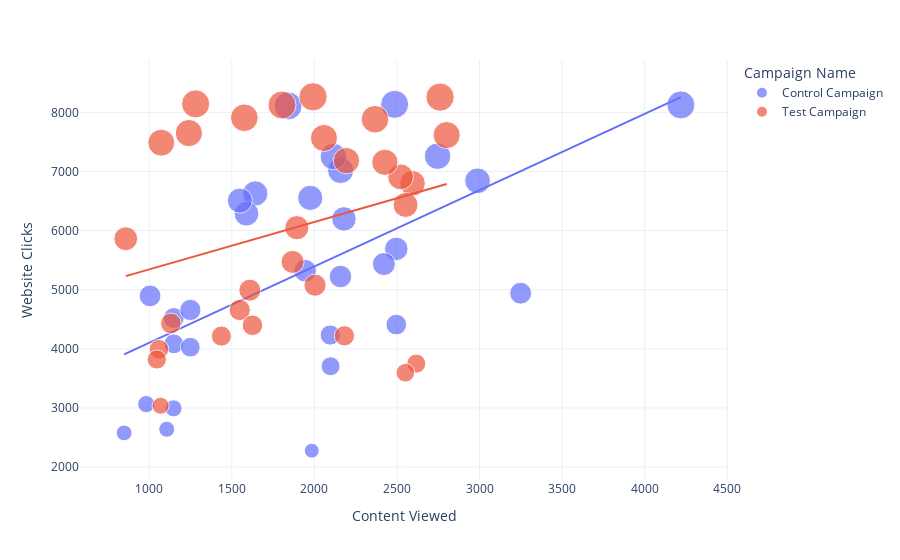

Write notebook code for a chart like this one.
### Code cell
figure = px.scatter(
    data_frame= ab_data,
    x = "Content Viewed",
    y = "Website Clicks",
    size = "Website Clicks",
    color = "Campaign Name",
    trendline="ols"
)

figure.show()

### Figure 1 — Plotly figure (JSON) as saved in the notebook; plotly's stock layout.template omitted (floating-point values rounded to 4 significant figures)
{"data": [{"hovertemplate": "Campaign Name=Control Campaign<br>Content Viewed=%{x}<br>Website Clicks=%{marker.size}<extra></extra>", "legendgroup": "Control Campaign", "marker": {"color": "#636efa", "size": [7016, 2277, 8137, 2993, 6554, 4521, 4896, 5224, 6628, 7253, 3706, 8110, 2578, 5691, 6843, 4410, 4085, 4234, 5435, 4941, 6287, 8127, 6508, 4658, 3065, 5321, 4028, 2640, 7260, 6198], "sizemode": "area", "sizeref": 20.66, "symbol": "circle"}, "mode": "markers", "name": "Control Campaign", "orientation": "v", "showlegend": true, "type": "scatter", "x": [2159, 1984, 2486, 1147, 1975, 1149, 1005, 2158, 1642, 2115, 2098, 1841, 848, 2496, 2988, 2496, 1149, 2096, 2421, 3249, 1589, 4219, 1549, 1249, 982, 1944, 1249, 1106, 2746, 2179], "xaxis": "x", "y": [7016, 2277, 8137, 2993, 6554, 4521, 4896, 5224, 6628, 7253, 3706, 8110, 2578, 5691, 6843, 4410, 4085, 4234, 5435, 4941, 6287, 8127, 6508, 4658, 3065, 5321, 4028, 2640, 7260, 6198], "yaxis": "y"}, {"hovertemplate": "<b>OLS trendline</b><br>Website Clicks = 1.29125 * Content Viewed + 2810.86<br>R<sup>2</sup>=0.326398<br><br>Campaign Name=Control Campaign<br>Content Viewed=%{x}<br>Website Clicks=%{y} <b>(trend)</b><extra></extra>", "legendgroup": "Control Campaign", "marker": {"color": "#636efa", "symbol": "circle"}, "mode": "lines", "name": "Control Campaign", "showlegend": false, "type": "scatter", "x": [848, 982, 1005, 1106, 1147, 1149, 1149, 1249, 1249, 1549, 1589, 1642, 1841, 1944, 1975, 1984, 2096, 2098, 2115, 2158, 2159, 2179, 2421, 2486, 2496, 2496, 2746, 2988, 3249, 4219], "xaxis": "x", "y": [3906.0, 4079.0, 4109.0, 4239.0, 4292.0, 4295.0, 4295.0, 4424.0, 4424.0, 4811.0, 4863.0, 4931.0, 5188.0, 5321.0, 5361.0, 5373.0, 5517.0, 5520.0, 5542.0, 5597.0, 5599.0, 5625.0, 5937.0, 6021.0, 6034.0, 6034.0, 6357.0, 6669.0, 7006.0, 8259.0], "yaxis": "y"}, {"hovertemplate": "Campaign Name=Test Campaign<br>Content Viewed=%{x}<br>Website Clicks=%{marker.size}<extra></extra>", "legendgroup": "Test Campaign", "marker": {"color": "#EF553B", "size": [3038, 8125, 3750, 8264, 7568, 3993, 4993, 6800, 7910, 6909, 7617, 4657, 6050, 5471, 4431, 5077, 7156, 3596, 3820, 6435, 8144, 7651, 7885, 4399, 4216, 5863, 7488, 4221, 7184, 8259], "sizemode": "area", "sizeref": 20.66, "symbol": "circle"}, "mode": "markers", "name": "Test Campaign", "orientation": "v", "showlegend": true, "type": "scatter", "x": [1069, 1804, 2617, 1992, 2058, 1059, 1609, 2594, 1576, 2522, 2801, 1548, 1894, 1868, 1131, 2004, 2427, 2551, 1046, 2552, 1281, 1240, 2367, 1625, 1437, 858, 1073, 2182, 2194, 2761], "xaxis": "x", "y": [3038, 8125, 3750, 8264, 7568, 3993, 4993, 6800, 7910, 6909, 7617, 4657, 6050, 5471, 4431, 5077, 7156, 3596, 3820, 6435, 8144, 7651, 7885, 4399, 4216, 5863, 7488, 4221, 7184, 8259], "yaxis": "y"}, {"hovertemplate": "<b>OLS trendline</b><br>Website Clicks = 0.801598 * Content Viewed + 4542.96<br>R<sup>2</sup>=0.078623<br><br>Campaign Name=Test Campaign<br>Content Viewed=%{x}<br>Website Clicks=%{y} <b>(trend)</b><extra></extra>", "legendgroup": "Test Campaign", "marker": {"color": "#EF553B", "symbol": "circle"}, "mode": "lines", "name": "Test Campaign", "showlegend": false, "type": "scatter", "x": [858, 1046, 1059, 1069, 1073, 1131, 1240, 1281, 1437, 1548, 1576, 1609, 1625, 1804, 1868, 1894, 1992, 2004, 2058, 2182, 2194, 2367, 2427, 2522, 2551, 2552, 2594, 2617, 2761, 2801], "xaxis": "x", "y": [5231.0, 5381.0, 5392.0, 5400.0, 5403.0, 5450.0, 5537.0, 5570.0, 5695.0, 5784.0, 5806.0, 5833.0, 5846.0, 5989.0, 6040.0, 6061.0, 6140.0, 6149.0, 6193.0, 6292.0, 6302.0, 6440.0, 6488.0, 6565.0, 6588.0, 6589.0, 6622.0, 6641.0, 6756.0, 6788.0], "yaxis": "y"}], "layout": {"legend": {"itemsizing": "constant", "title": {"text": "Campaign Name"}, "tracegroupgap": 0}, "margin": {"t": 60}, "xaxis": {"anchor": "y", "domain": [0, 1], "title": {"text": "Content Viewed"}}, "yaxis": {"anchor": "x", "domain": [0, 1], "title": {"text": "Website Clicks"}}}}
